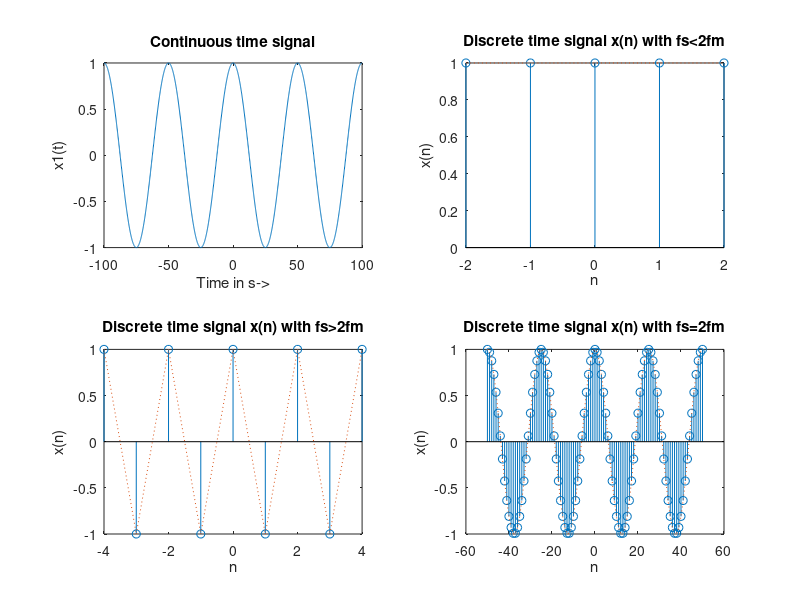

The MATLAB script that drew this image:
clc; clear all; close all;
t=-100:0.1:100;
fm=0.02;
x=cos(2*pi*fm*t);
subplot(221); 
plot(t, x); 
xlabel("Time in s->"); ylabel('x1(t)'); 
title('Continuous time signal');
fs1=0.02; n=-2:2;
x1=cos(2*pi*fm*n/fs1);
subplot(222);
stem(n, x1); hold on;
subplot(222);
plot(n, x1, ':'); 
title("Discrete time signal x(n) with fs<2fm");
xlabel('n'); ylabel('x(n)');
fs2=0.04;
n1=-4:4;
x2=cos(2*pi*fm*n1/fs2);
subplot(223);
stem(n1, x2);
hold on
subplot(223);
plot(n1, x2, ':');
title("Discrete time signal x(n) with fs>2fm");
xlabel('n'); ylabel('x(n)'); 
n2=-50:50;
fs3=0.5;
x3=cos(2*pi*fm*n2/fs3);
subplot(224);
stem(n2, x3);
hold on
subplot(224);
plot(n2, x3, ':'); xlabel('n'); ylabel('x(n)');
title("Discrete time signal x(n) with fs=2fm");
